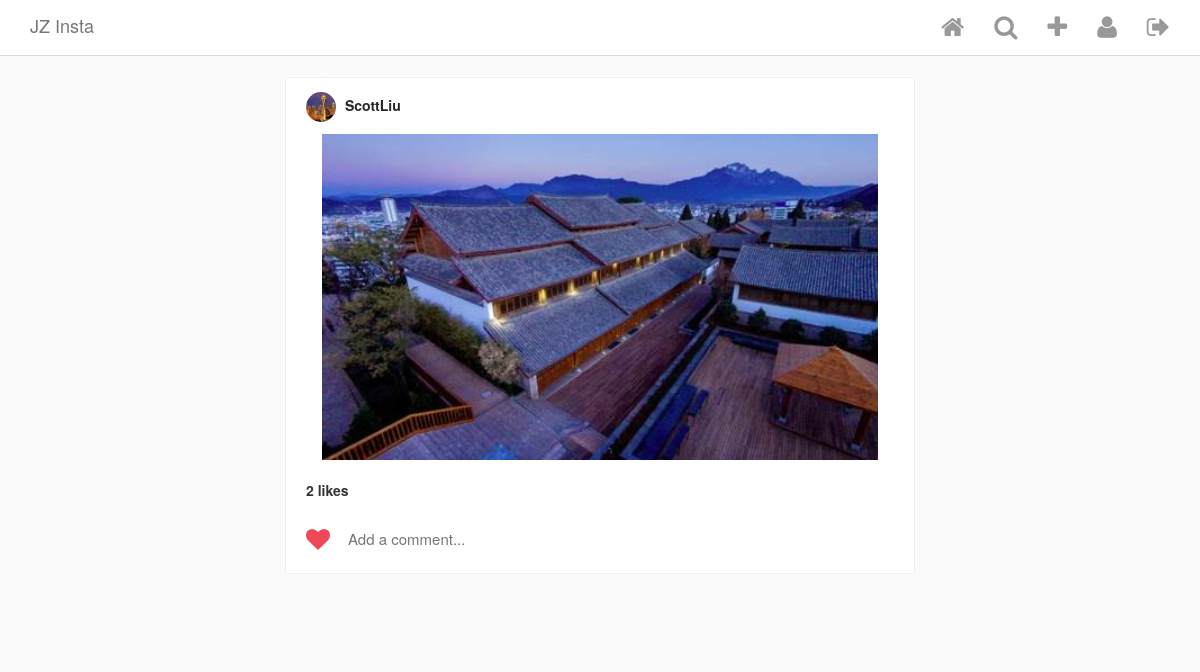
Page / (signed in) on the earlier database version.
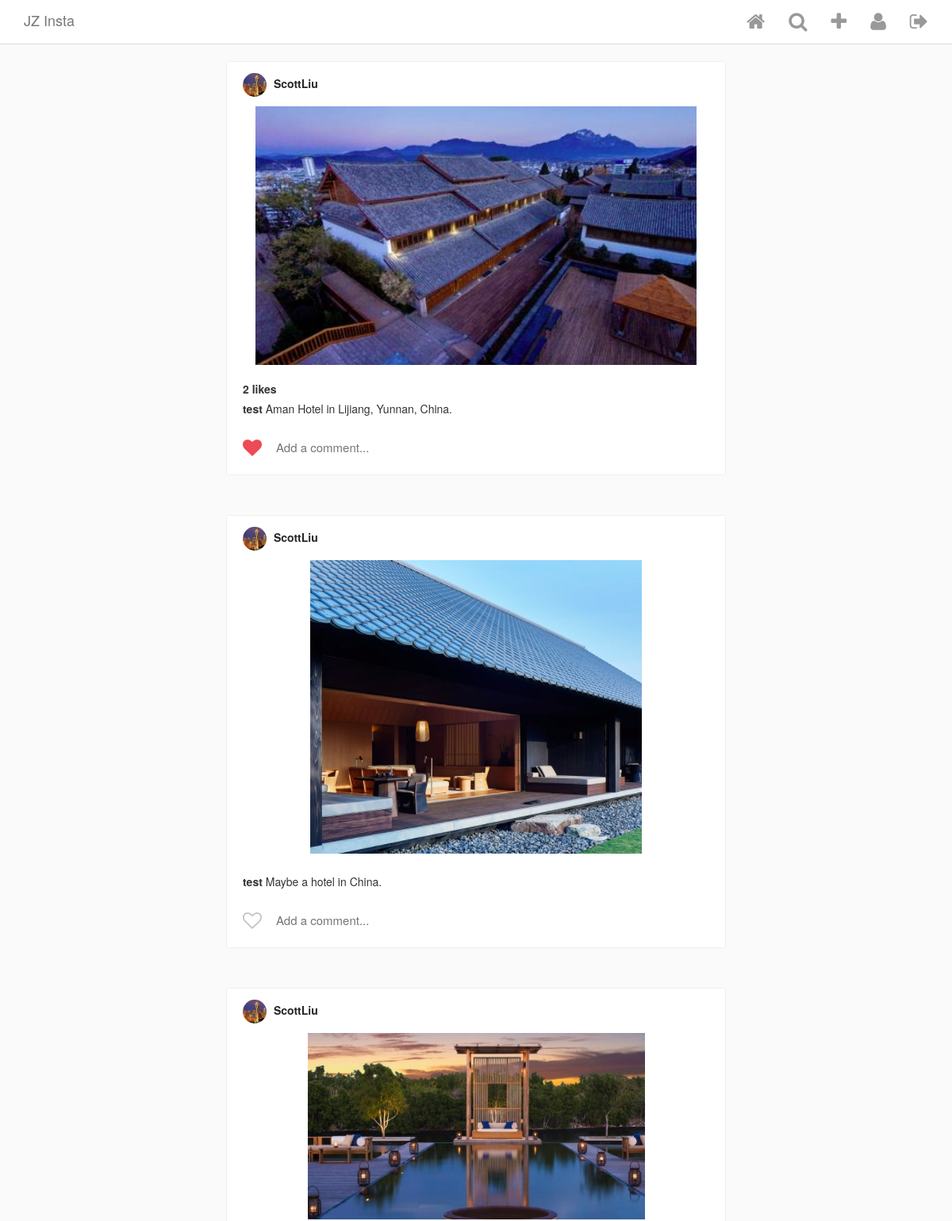
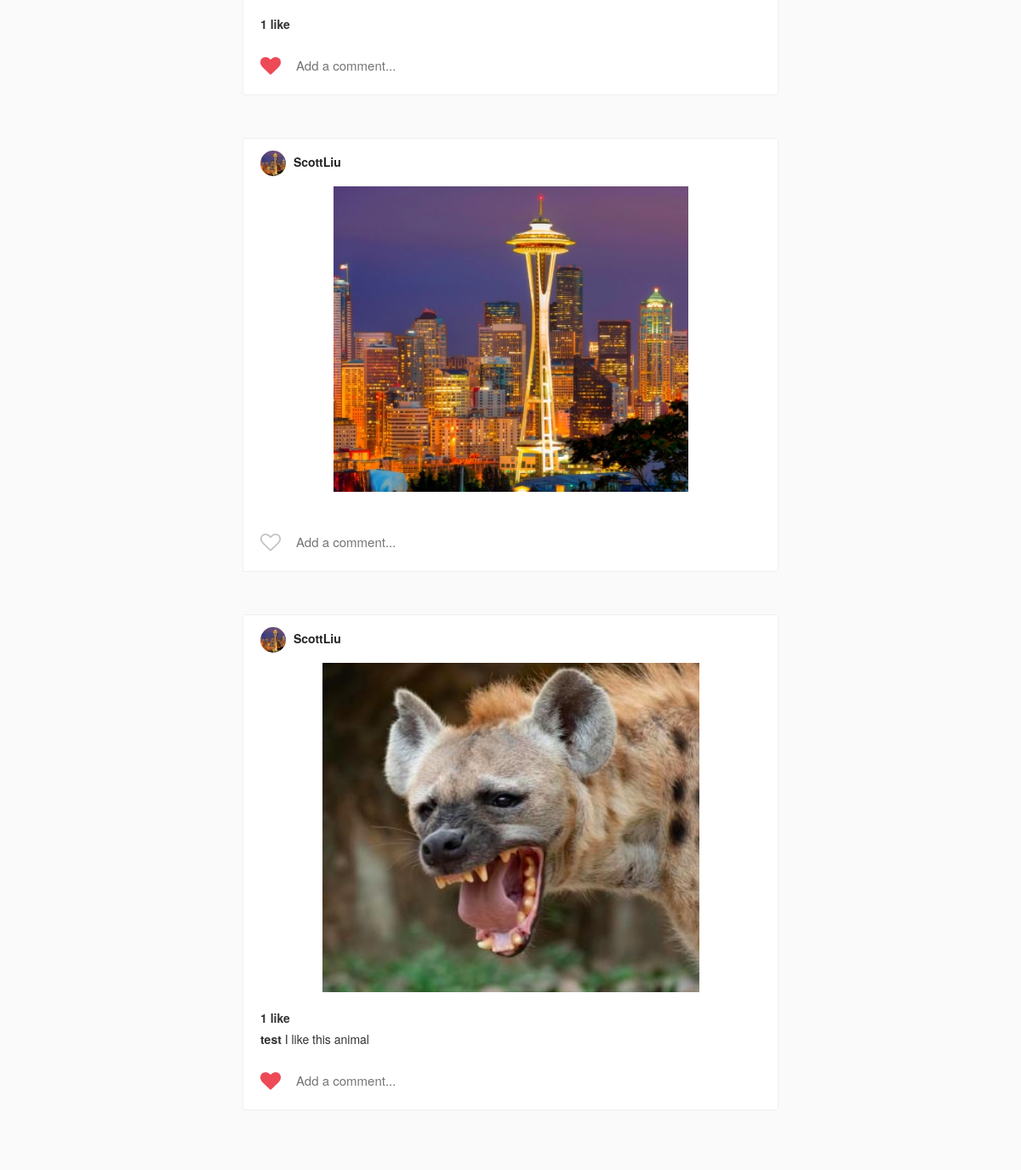
Same page on the later database version (2 pictures, top to bottom).
### Insta/models.py (models this page shows, shortened)
class Post(models.Model):
    author = models.ForeignKey( #Post也应该是一个foreign key，因为其应是指向某一个发这个post的用户
        InstaUser,
        on_delete = models.CASCADE,
        related_name = 'my_posts' #当我处于当前用户时，我可以通过my_posts来找到我发过的posts.
    )
    title = models.TextField(blank = True, null = True)
    image = ProcessedImageField(
        upload_to = 'static/images/posts', #image 都储存在post里面
        format = 'JPEG',
        options = {'quality':100},
        blank = True,
        null = True,
    )
    def get_like_count(self):
        return self.likes.count()
    posted_on = models.DateTimeField(
        auto_now_add=True,
        editable=False,
    )

class InstaUser(AbstractUser): #在继承Django中自带的AbstractUser后再自己定义一个profile picture
    profile_pic = ProcessedImageField(
        upload_to = 'static/images/profiles',
        format = 'JPEG',
        options = {'quality':100},
        blank = True,
        null = True,
    )

class Comment(models.Model):
    post = models.ForeignKey(Post, on_delete=models.CASCADE, related_name='comments',)
    user = models.ForeignKey(InstaUser, on_delete=models.CASCADE)
    comment = models.CharField(max_length=100)
    posted_on = models.DateTimeField(auto_now_add=True, editable=False)

### Insta/views.py (the view)
# urls.py: path('', PostsView.as_view(), name = 'posts'),#当传递进来的路径是posts的时候，我们会用PostsView.as_view()这个函数
class PostsView(ListView): #ListView 会将所有的posts生成为一个lists传递给index.html,用于里面的for loop显示
    model = Post
    template_name = 'index.html'
    def get_queryset(self):
        if not self.request.user.is_authenticated:
            return
        current_user = self.request.user
        following = set()
        for conn in UserConnection.objects.filter(creator=current_user).select_related('following'):
            following.add(conn.following)
        return Post.objects.filter(author__in=following)

### Insta/templatetags/custom_tags.py (called while the page is built)
@register.simple_tag
def has_user_liked_post(post, user):
    try:
        like = Like.objects.get(post=post, user=user)
        return "fa-heart"
    except:
        return "fa-heart-o"

### templates/index.html (shortened to what this page needs)
{% extends "base.html" %}
{% load custom_tags %}
{% block content %}
<div class="cards-listing">
    {% for post in object_list %}
        <div class="row">
            <div class="card view-update {{ post.pk }}">
                <div class="card__panel-head">
                    <div class="poster__info">
                        <a href="{% url 'user_detail' post.author.id%}" class="poster__name">
                            {% if post.author.profile_pic %}
                                <img class="poster__profilepic" src="/{{ post.author.profile_pic }}">
                            {% endif %}
                            {{ post.author.username }}
                        </a>
                    </div>
                </div>
                <a href="{% url 'post_detail' post.pk %}">
                    <img class="card__main-image" src="/{{ post.image }}">
                </a>
                <div class="card__panel-body">
                    <div class="likes">
                        {% if post.get_like_count %}
                            {{ post.get_like_count }} like{% if post.get_like_count > 1 %}s{% endif %}
                        {% endif %}
                    </div>
                    <ul class="comment-list">
                        {% for comment in post.comments.all %}
                        <li class="comment-list__comment">
                            <a href="{% url 'user_detail' comment.user.pk %}" class="user">
                                {{ comment.user.username }}
                            </a>
                            <span class="comment">{{ comment.comment }}</span>
                        </li>
                        {% endfor %}
                    </ul>
                    <section class = "input-row">
                        <i class="fa {% has_user_liked_post post user %} submit-like" aria-hidden="true"></i>
                        <div class="comment-input-wrapper">
                            <input class="add-comment" type="text" placeholder="Add a comment...">
                        </div>
                    </section>
                </div>
            </div>
        </div>
    {% endfor %}
</div>
{% endblock content %}

### templates/base.html (shortened to what this page needs)
<html>
    {% load static %}
    <head>
        <link href="{% static 'vendor/bootstrap/css/bootstrap.min.css' %}" rel="stylesheet">
        <link href="{% static 'vendor/font-awesome-4.6.3/css/font-awesome.min.css' %}" rel="stylesheet">
        <link href="{% static 'css/style.css' %}" rel="stylesheet">
    </head>
    <body>
        {% include 'header.html' %}
        <div class="content-wrapper">
            <div class="container">
                {% block content %}
                {% endblock content%}
            </div>
        </div>
    </body>
</html>

### templates/header.html (shortened to what this page needs)
<div class="navbar navbar-default navbar-fixed-top" id="main-nav">
    <div class="container desktop">
        <div class="navbar-header">
            <a href="{% url 'posts' %}" class="navbar-brand">JZ Insta</a>
        </div>
        <div id="navbar-main">
            <ul class="nav navbar-nav navbar-right">
                {% if request.user.is_authenticated %}
                    <li>
                        <a href="{% url 'posts' %}">
                            <i class="fa fa-home" aria-hidden="true"></i>
                        </a>
                    </li>
                    <li><a href="{% url 'explore' %}"><i class="fa fa-search" aria-hidden="true"></i></a></li>
                    <li><a href="{% url 'make_post' %}"><i class="fa fa-plus" aria-hidden="true"></i></a></li>
                    <li><a href="{% url 'user_detail' user.id %}"><i class="fa fa-user" aria-hidden="true"></i></a></li>
                    <li><a href="{% url 'logout' %}"><i class="fa fa-sign-out" aria-hidden="true"></i></a></li>
                {% endif %}
            </ul>
        </div>
    </div>
</div>

### static/css/style.css (style rules this page uses)
html { height: 100%; }
body { min-height: 100%; background-color: #fafafa; }
.content-wrapper { margin-top: 57px; margin-bottom: 60px; background-color: #fafafa; }
.navbar { background-color: #fff; border-bottom-color: #dbdbdb; }
.navbar .fa { font-size: 25px; color: #999999; }
.cards-listing { max-width: 600px; width: 100%; margin: 20px auto; }
.card { background-color: #fff; margin-bottom: 50px; border: 1px solid #efefef; border-radius: 3px; }
.card__panel-head { background: #fff; padding: 14px 20px 12px; }
.card__panel-head .poster__profilepic { border-radius: 100%; max-width: 30px; max-height: 30px; width: 30px; height: 30px; margin-right: 5px; }
.card__panel-head .poster__name { color: #262626; font-weight: bold; }
.card__main-image { max-width: 100%; max-height: 600px; height: auto; margin: 0 auto; display: block; }
.card__panel-body { padding: 20px; padding-bottom: 0; }
.card__panel-body a { color: #333; }
.card__panel-body .likes { font-weight: bold; margin-bottom: 5px; }
.comment-list { list-style: none; margin: 0; padding: 0; }
.comment-list__comment { margin-top: 5px; margin-bottom: 5px; }
.comment-list__comment .user { color: #333; font-weight: bold; }
.input-row { position: relative; display: flex; align-items: center; height: 68px; padding-left: 40px; }
.input-row .submit-like { cursor: pointer; position: absolute; top: 32%; left: 0; color: #C2C2C2; font-size: 24px; }
.input-row .submit-like.fa-heart { color: #ED4956; }
.input-row .comment-input-wrapper { display: inline-block; color: #262626; font-size: 15px; width: 100%; }
.input-row .comment-input-wrapper input { width: 100%; border: none; outline: none; }

Differences in the rows shown:
added Comment: user.username "test", comment "Aman Hotel in Lijiang, Yunnan, China.", shown under Post (number 1 of 5 on the later page)
added Post: author.profile_pic (picture), author.username "ScottLiu", image (picture)
added Comment: user.username "test", comment "Maybe a hotel in China.", shown under "ScottLiu"
added Post: author.profile_pic (picture), author.username "ScottLiu", image (picture), get_like_count "1"
added Post: author.profile_pic (picture), author.username "ScottLiu", image (picture)
added Post: author.profile_pic (picture), author.username "ScottLiu", image (picture), get_like_count "1"
added Comment: user.username "test", comment "I like this animal", shown under "ScottLiu"
